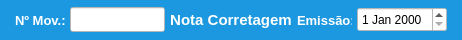
     <widget class="QWidget" name="widget" native="true">
      <property name="minimumSize">
       <size>
        <width>0</width>
        <height>40</height>
       </size>
      </property>
      <property name="maximumSize">
       <size>
        <width>16777215</width>
        <height>40</height>
       </size>
      </property>
      <property name="styleSheet">
       <string notr="true">background-color: rgb(27, 152, 224);</string>
      </property>
      <layout class="QHBoxLayout" name="horizontalLayout">
       <property name="spacing">
        <number>5</number>
       </property>
       <property name="leftMargin">
        <number>15</number>
       </property>
       <property name="topMargin">
        <number>5</number>
       </property>
       <property name="rightMargin">
        <number>15</number>
       </property>
       <property name="bottomMargin">
        <number>5</number>
       </property>
       <item>
        <widget class="QLabel" name="label_4">
         <property name="minimumSize">
          <size>
           <width>50</width>
           <height>0</height>
          </size>
         </property>
         <property name="maximumSize">
          <size>
           <width>50</width>
           <height>16777215</height>
          </size>
         </property>
         <property name="font">
          <font>
           <pointsize>10</pointsize>
           <weight>75</weight>
           <bold>true</bold>
          </font>
         </property>
         <property name="styleSheet">
          <string notr="true">color: rgb(255, 255, 255);</string>
         </property>
         <property name="text">
          <string>Nº Mov.:</string>
         </property>
         <property name="alignment">
          <set>Qt::AlignLeading|Qt::AlignLeft|Qt::AlignVCenter</set>
         </property>
        </widget>
       </item>
       <item>
        <widget class="QLineEdit" name="line_Num">
         <property name="sizePolicy">
          <sizepolicy hsizetype="Preferred" vsizetype="Preferred">
           <horstretch>0</horstretch>
           <verstretch>0</verstretch>
          </sizepolicy>
         </property>
         <property name="minimumSize">
          <size>
           <width>95</width>
           <height>25</height>
          </size>
         </property>
         <property name="maximumSize">
          <size>
           <width>95</width>
           <height>25</height>
          </size>
         </property>
         <property name="font">
          <font>
           <pointsize>9</pointsize>
          </font>
         </property>
         <property name="styleSheet">
          <string notr="true">background-color: rgb(255, 255, 255);</string>
         </property>
         <property name="inputMask">
          <string/>
         </property>
         <property name="text">
          <string/>
         </property>
         <property name="frame">
          <bool>true</bool>
         </property>
         <property name="echoMode">
          <enum>QLineEdit::Normal</enum>
         </property>
         <property name="alignment">
          <set>Qt::AlignCenter</set>
         </property>
         <property name="dragEnabled">
          <bool>false</bool>
         </property>
         <property name="placeholderText">
          <string/>
         </property>
        </widget>
       </item>
       <item>
        <widget class="QLabel" name="label_titulo">
         <property name="font">
          <font>
           <pointsize>11</pointsize>
           <weight>75</weight>
           <bold>true</bold>
          </font>
         </property>
         <property name="styleSheet">
          <string notr="true">color: rgb(255, 255, 255);</string>
         </property>
         <property name="text">
          <string>Nota Corretagem</string>
         </property>
         <property name="alignment">
          <set>Qt::AlignCenter</set>
         </property>
        </widget>
       </item>
       <item>
        <widget class="QLabel" name="label">
         <property name="minimumSize">
          <size>
           <width>55</width>
           <height>0</height>
          </size>
         </property>
         <property name="maximumSize">
          <size>
           <width>55</width>
           <height>16777215</height>
          </size>
         </property>
         <property name="font">
          <font>
           <pointsize>10</pointsize>
           <weight>75</weight>
           <bold>true</bold>
          </font>
         </property>
         <property name="styleSheet">
          <string notr="true">color: rgb(255, 255, 255);</string>
         </property>
         <property name="text">
          <string>Emissão:</string>
         </property>
        </widget>
       </item>
       <item>
        <widget class="QDateEdit" name="date_Emissao">
         <property name="sizePolicy">
          <sizepolicy hsizetype="Preferred" vsizetype="Preferred">
           <horstretch>0</horstretch>
           <verstretch>0</verstretch>
          </sizepolicy>
         </property>
         <property name="minimumSize">
          <size>
           <width>90</width>
           <height>25</height>
          </size>
         </property>
         <property name="maximumSize">
          <size>
           <width>90</width>
           <height>25</height>
          </size>
         </property>
         <property name="font">
          <font>
           <pointsize>9</pointsize>
           <weight>50</weight>
           <bold>false</bold>
          </font>
         </property>
         <property name="styleSheet">
          <string notr="true">background-color: rgb(255, 255, 255);</string>
         </property>
        </widget>
       </item>
      </layout>
     </widget>
